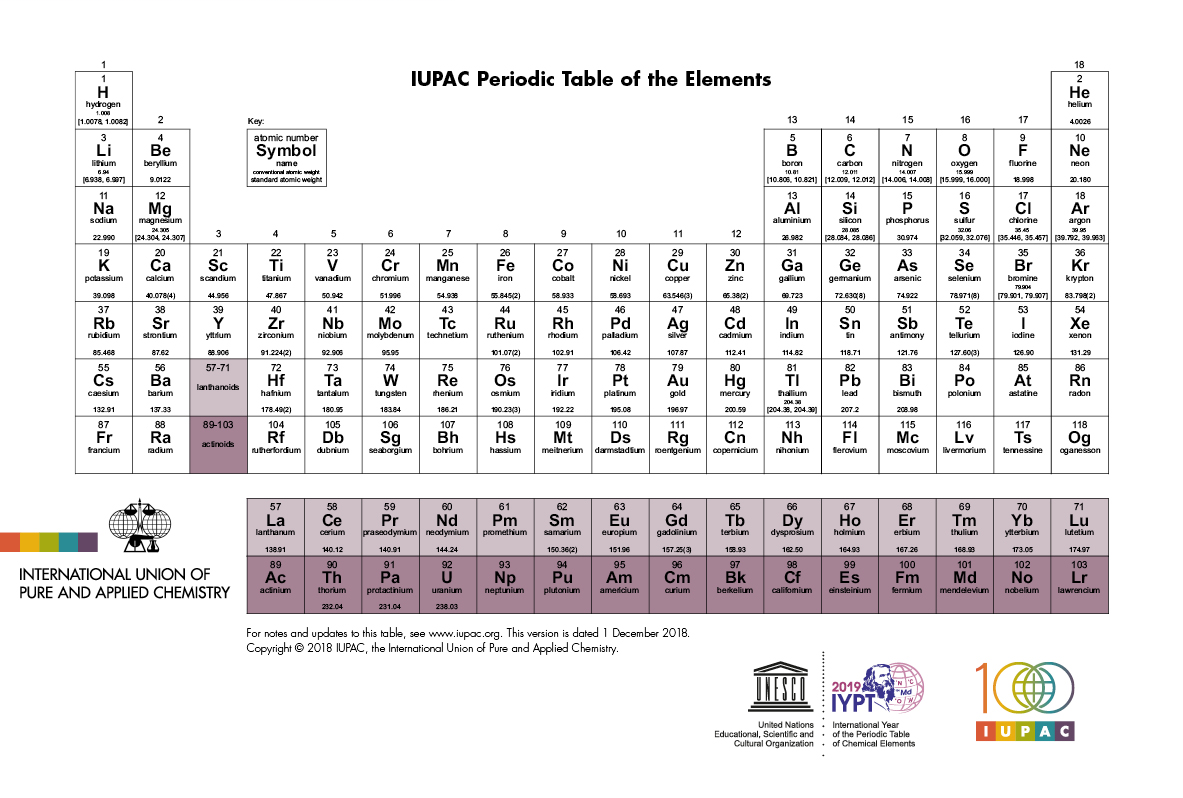

This chart was generated by the following Python code:
# output config
path = "./chal.png"

import struct

# helpers
def float_to_hex(num):
    return format(struct.unpack('!I', struct.pack('!f', num))[0], '08x')

def hex_to_float(hexa):
    return struct.unpack('!f',struct.pack('!I', int(hexa, 16)))[0]

# encode flag
from periodictable import elements

elem = ["Na", "Ni", "_", "H", "O", "W", "_", "I", "S", "_", "Th", "I", "S", "_", "C", "H", "Al", "_", "Cs"]
flag = "ctf{" + ''.join(elem) + "}"
print("Created flag:", flag)

mass = []
for e in elem:
    mass.append(0 if e == "_" else elements.symbol(e).mass)

enc = ''.join(list(map(float_to_hex, mass)))
print("Generated encoded data:", enc)

# download image
import requests
import os
from PIL import Image

url = "https://iupac.org/wp-content/uploads/2018/12/IUPAC_Periodic_Table-01Dec18.jpg"
download = "./chal.jpg"

headers = {'User-Agent': 'Mozilla/5.0 (Macintosh; Intel Mac OS X 10_11_5) AppleWebKit/537.36 (KHTML, like Gecko) Chrome/50.0.2661.102 Safari/537.36'} # fake a user agent so we can download
r = requests.get(url, headers=headers)
with open(download, "wb") as f:
    f.write(r.content)
print("Downloaded source image: ", download)

im = Image.open(download)

# steg!
import stepic

stepic.encode(im, bytes(enc, "utf-8")).save(path)
print("Written stegged image to ", path)

# clean up
os.remove(download) # clean up
print("Cleaned up intermediate files.")
